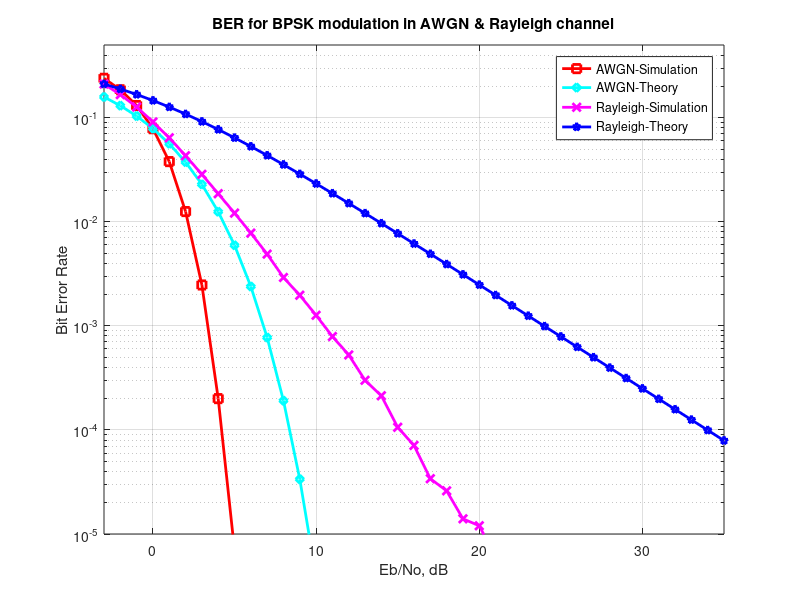

This chart was generated by the following MATLAB code:
clc;
clear all;
close all;
clear
N = 10^6;
ip = rand(1,N)>0.5;
s = 2*ip-1;
Eb_N0_dB = [-3:35];
for ii = 1:length(Eb_N0_dB)
 n = 1/sqrt(2)*[randn(1,N) + j*randn(1,N)];
 x_1 = [randn(1,N) ];
 x_2 = [randn(1,N) ];
 h = sqrt(x_1.^2+x_2.^2);
 y2 = h.*s + 10^(-Eb_N0_dB(ii)/10)*n;
 y1 = s + 10^(-Eb_N0_dB(ii)/10)*n;
 y2Hat = y2./h;
 ip2Hat = real(y2Hat)>0;
 ip1Hat = real(y1)>0;
 nErr2(ii) = size(find([ip- ip2Hat]),2);
 nErr1(ii) = size(find([ip- ip1Hat]),2);
end
simBerAWGN = nErr1/N;
simBer = nErr2/N;
theoryBerAWGN = 0.5*erfc(sqrt(10.^(Eb_N0_dB/10)));
EbN0Lin = 10.^(Eb_N0_dB/10);
theoryBer = 0.5.*(1-sqrt(EbN0Lin./(EbN0Lin+1)));
close all
figure
semilogy(Eb_N0_dB,simBerAWGN,'rs-','LineWidth',2);hold on
semilogy(Eb_N0_dB,theoryBerAWGN,'cd-','LineWidth',2);
semilogy(Eb_N0_dB,simBer,'mx-','LineWidth',2);
semilogy(Eb_N0_dB,theoryBer,'bp-','LineWidth',2);
axis([-3 35 10^-5 0.5])
grid on
title('BER for BPSK modulation in AWGN & Rayleigh channel');
xlabel('Eb/No, dB');
ylabel('Bit Error Rate');
legend('AWGN-Simulation', 'AWGN-Theory', 'Rayleigh-Simulation', 'Rayleigh-Theory');
